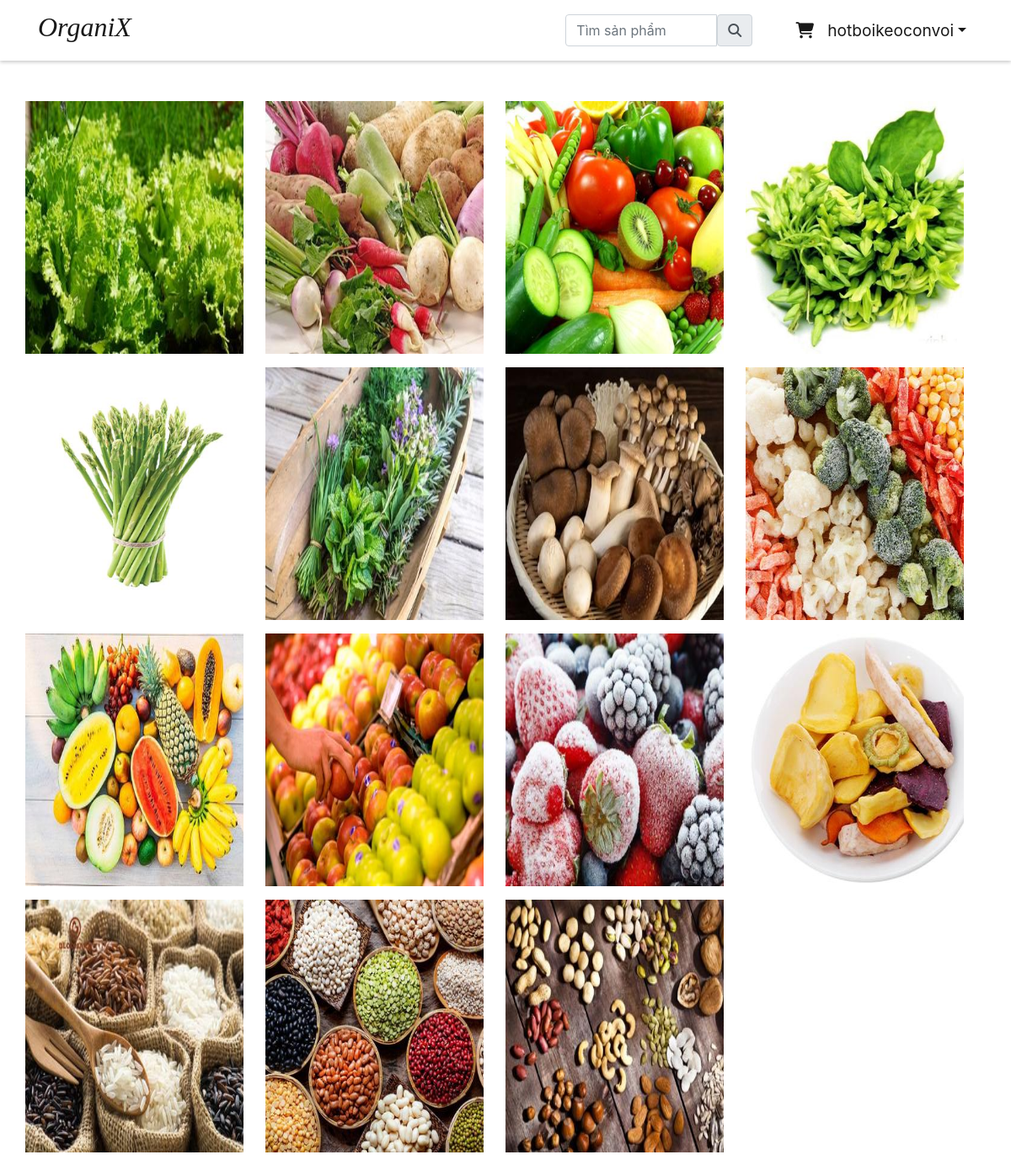
Page /store (signed in) on the committed database.
### accounts/models.py (models this page shows, shortened)
class Account(AbstractBaseUser):
    name = models.CharField(max_length=50)
    email = models.EmailField(max_length=100, unique=True)
    phone = models.CharField(max_length=10)
    gender = models.CharField(max_length=15, choices = Gender.choices, default = Gender.not_specified)
    date_joined = models.DateTimeField(auto_now_add=True)
    last_login = models.DateTimeField(auto_now_add=True)
    is_admin = models.BooleanField(default=False)
    is_staff = models.BooleanField(default=False)
    is_active = models.BooleanField(default=False)
    is_superadmin = models.BooleanField(default=False)
    USERNAME_FIELD = 'email'    # Trường quyêt định khi login
    REQUIRED_FIELDS = ['name']    # Các trường yêu cầu khi đk tài khoản (mặc định đã có email), mặc định có password
    objects = MyAccountManager()

### store/models/categories.py (models this page shows, shortened)
class Category(models.Model):
	slug = models.CharField(default='', max_length=150, null=False, blank=False)
	name = models.CharField(max_length=50, null=False, blank=False)
	image = models.ImageField(upload_to=get_file_path, null=True, blank=True)
	status = models.BooleanField(default=False, help_text="0=default, 1=Hidden")
	created_at = models.DateTimeField(default=timezone.localtime)
	class Meta:
		verbose_name_plural = 'Categories'

### store/views/home.py (the view)
# urls.py: path('', include('store.urls')),
def store(request):
    categories = Category.objects.filter(status = 0)
    data = {'categories': categories}
    return render(request, 'index.html', data)

### templates/index.html (shortened to what this page needs)
{% extends 'base.html' %}
{% block content %}
{% load static %}
<link rel="stylesheet" href="{% static 'css/custom/index.css' %}">
<div class="container">
	<div class="row">
		<div class="col-lg-12 mx-auto">
			<div class="row py-5">
				{% for category in categories %}
				<div class="imageselect row add-clearfix image-imagebox">
					<div class="col-sm-11">
						<article class="imagebox">
							<figure> <a href="{% url 'product' category.slug %}"><img src="{{category.image.url}}" alt="" width="285px" height="300px"></a>
							</figure>
						</article>
					</div>
				</div>
				{% endfor %}
			</div>
		</div>
	</div>
</div>
{% endblock content %}

### templates/nav.html (shortened to what this page needs)
<nav class="navbar navbar-expand-lg navbar-light bg-white shadow-sm sticky-top">
    <div class="container">
        <a class="navbar-brand" href="/"><h2 class="text">OrganiX</h2></a>
        <div class="search-bar">
            <form action="{% url 'search' %}" method="POST">
                <div class="input-group">
                    <input type="text" class="form-control" id="searchproducts" name="product-searched" placeholder="Tìm sản phẩm">
                    <button type="submit" class="input-group-text" id="basic-addon1"><i class="fa fa-search"></i></button>
                </div>
            </form>
        </div>
        <div class="collapse navbar-collapse justify-content-end" id="navbarSupportedContent">
            <ul class=" navbar-nav ms-auto">
                {% if user.is_authenticated %}
                <li class="nav-item active">
                    <a class="nav-link" href="/cart"><i class="fa-solid fa-cart-shopping"></i>
                    </a>
                </li>
                <li class="nav-item dropdown">
                    <a id="dropdownMenu1" href="#" data-toggle="dropdown" aria-haspopup="true" aria-expanded="false"
                        class="nav-link dropdown-toggle active">{{request.user.name}}</a>
                </li>
                {% endif %}
            </ul>
        </div>
    </div>
</nav>

### static/css/custom/index.css (style rules this page uses)
body { min-height: 100vh; }
.imageselect .imagebox { position: relative }
.imageselect .imagebox figure { position: relative; overflow: hidden }

### templates/nav.html (style rules this page uses)
nav { box-shadow: 0 2px 4px 0 rgba(0,0,0,.2); }
.navbar { font-size: 1.2em; font-weight: 400; }
.navbar-brand { font-size: 1.5em; font-family:'Times New Roman', Times, serif; font-style: italic; }
.search-bar { width: 20% !important; margin-left: 45%; }

### rows in the picture
Account: user.name "hotboikeoconvoi"
Category: image (picture)
Category: image (picture)
Category: image (picture)
Category: image (picture)
Category: image (picture)
Category: image (picture)
Category: image (picture)
Category: image (picture)
Category: image (picture)
Category: image (picture)
Category: image (picture)
Category: image (picture)
Category: image (picture)
Category: image (picture)
Category: image (picture)
